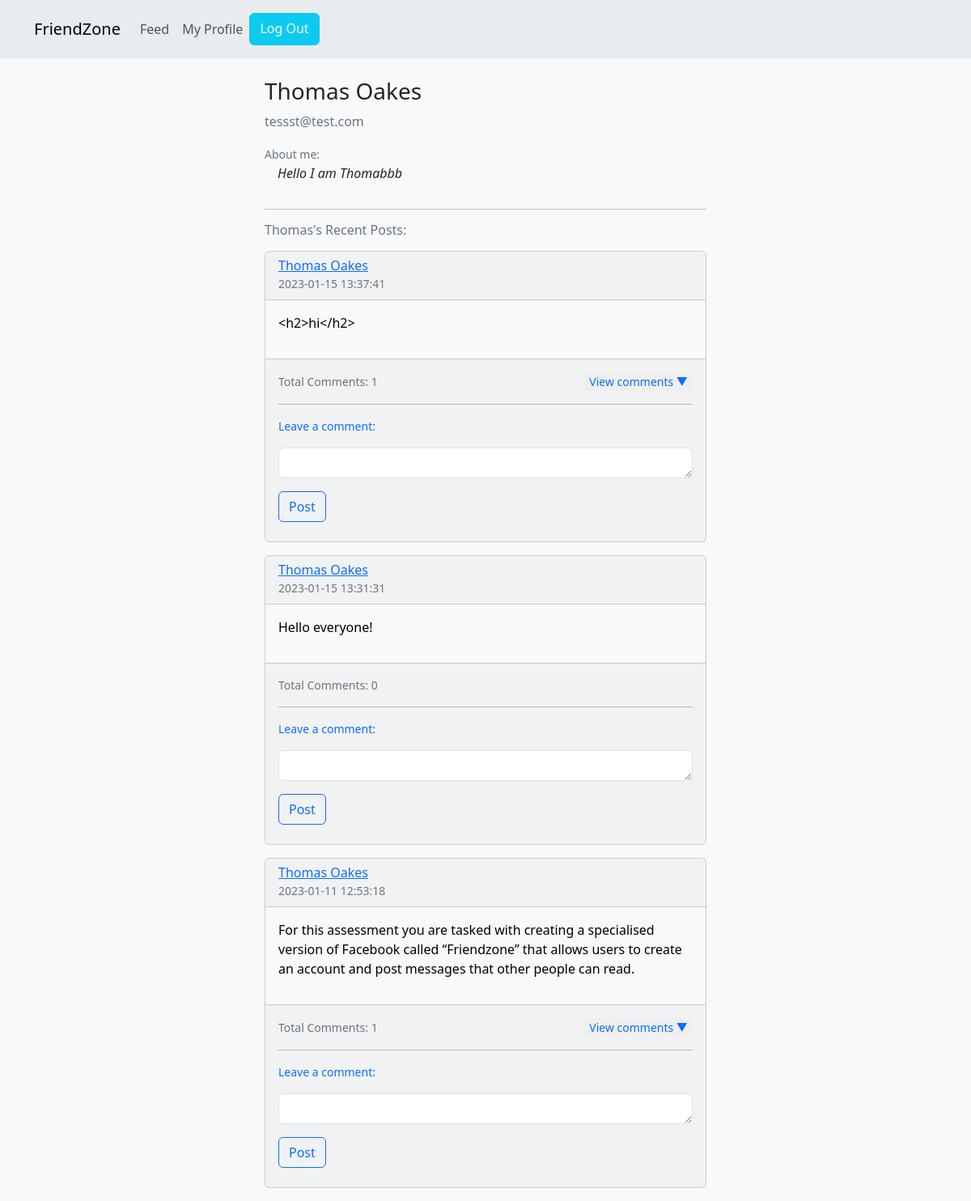
/index.php?action=profile&user_id=19 (signed in), run on the app's committed database.
### tables this page shows
CREATE TABLE `users` (
  `id` int(11) NOT NULL,
  `first_name` varchar(255) NOT NULL,
  `last_name` varchar(255) NOT NULL,
  `email` varchar(255) NOT NULL,
  `password` varchar(255) NOT NULL,
  `phone_number` varchar(50) NOT NULL,
  `biography` varchar(300) NOT NULL
);

CREATE TABLE `posts` (
  `id` int(11) NOT NULL,
  `created_at` datetime NOT NULL,
  `author_id` int(11) NOT NULL,
  `content` varchar(280) NOT NULL
);

### controller/Controller.php (called while the page is built, shortened)
<?php
require_once('./model/UserModel.php');
require_once('./model/PostModel.php');
function getProfile($params)
{
  $userManager = new UserModel();
  $user = $userManager->getUser($params);
  $postsManager = new PostsModel();
  $posts = $postsManager->getPostsByUser($params);
  require('./view/pages/profile.php');
}

### model/UserModel.php (called while the page is built, shortened)
<?php
class UserModel extends DB
{
  function getUser($params)
  {
    try {
      $db = $this->connect();
      $req = $db->prepare("SELECT * FROM users WHERE id = :user_id LIMIT 1");
      $req->bindValue(':user_id', $params['user_id'], PDO::PARAM_STR);
      $req->execute();
      $result = $req->fetch(PDO::FETCH_ASSOC);
      return $result;
    } catch (Exception $e) {
    }
  }
}

### model/PostModel.php (called while the page is built, shortened)
<?php
class PostsModel extends DB
{
  public function getPostsByUser($params)
  {
    try {
      $db = $this->connect();
      $req = $db->prepare("SELECT p.id id, p.author_id author_id, p.content content, p.created_at created_at, u.first_name first_name, u.last_name last_name, (SELECT COUNT(*) FROM comments c WHERE c.post_id = p.id) as num_comments FROM posts p INNER JOIN users u ON p.author_id = u.id WHERE u.id = :user_id  ORDER BY p.created_at DESC");
      $req->bindValue(':user_id', $params['user_id'], PDO::PARAM_STR);
      $req->execute();
      $result = $req->fetchAll(PDO::FETCH_ASSOC);
      return $result;
    } catch (Exception $e) {
      die("Error fethcing posts: " . $e->getMessage());
    }
  }
}

### view/components/post.php (the view, shortened to what this page needs)
<div class="card  text-bg-light mb-3">
  <div class="card-header d-flex justify-content-between align-items-center">
    <div>
      <h6 class="mb-0"><a href="index.php?action=profile&user_id=<?= $post['author_id'] ?>"><?= $post['first_name'] . ' ' . $post['last_name'] ?></a></h6>
      <p class="mb-0 text-secondary"><small><?= $post['created_at'] ?></small></p>
    </div>
  </div>
  <div class="card-body">
    <p><?= $post['content'] ?></p>
  </div>
  <div class="card-footer">
    <div class="d-flex justify-content-between align-items-center my-2">
      <small class="text-secondary">Total Comments: <?= $post['num_comments'] ?> </small>
      <?php
      if ($post['num_comments'] > 0) {
      ?>
        <button data-post-id="<?= $post['id'] ?>" class="show-comments text-primary small pe-auto border-0">View comments &#9660;</button>
      <?php
      }
      ?>
    </div>
    <hr>
    <small class="text-primary">
      <p>Leave a comment:</p>
    </small>
    <form action='index.php?action=post-comment&fromProfile=<?= isset($user['id']) ? $user['id'] : 'false' ?>' method="POST">
      <textarea name="content" required class="form-control" rows="1"></textarea>
      <button type="submit" class="btn btn-outline-primary my-3">Post</button>
    </form>
  </div>
</div>

### view/pages/profile.php (shortened to what this page needs)
<div class="container profile">
  <div class="row">
    <div class="col-md-6 mx-auto">
      <div class="d-flex align-items-center justify-content-between">
        <div>
          <h3><?= $user['first_name'] . ' ' . $user['last_name'] ?></h3>
          <p class="text-secondary"><?= $user['email'] ?></p>
          <small class="text-secondary">About me:</small>
          <p class="px-3 fst-italic"><?= $user['biography'] ?></p>
        </div>
      </div>
      <hr>
      <h6 class="mb-3 text-secondary"><?= $user['first_name'] ?>'s Recent Posts:</h6>
      <?php
      if (isset($posts) && count($posts) > 0) {
        foreach ($posts as $post) :
          include('./view/components/post.php');
        endforeach;
      } else {
        echo '<p>There are currently no posts</p>';
      }
      ?>
    </div>
  </div>
</div>
<?php
require_once('./view/layout/layout.php');

### data on the page
users: first_name "Thomas", last_name "Oakes", email "tessst@test.com", biography "Hello I am Thomabbb"
posts: author.first_name "Thomas", author.last_name "Oakes", created_at "2023-01-15 13:37:41", content "<h2>hi</h2>", num_comments "1"
posts: author.first_name "Thomas", author.last_name "Oakes", created_at "2023-01-15 13:31:31", content "Hello everyone!", num_comments "0"
posts: author.first_name "Thomas", author.last_name "Oakes", created_at "2023-01-11 12:53:18", content "For this assessment you are tasked with creating a specialised version of Facebook called “Friendzone” that allows users to create an account and post messages that other people can read.", num_comments "1"
